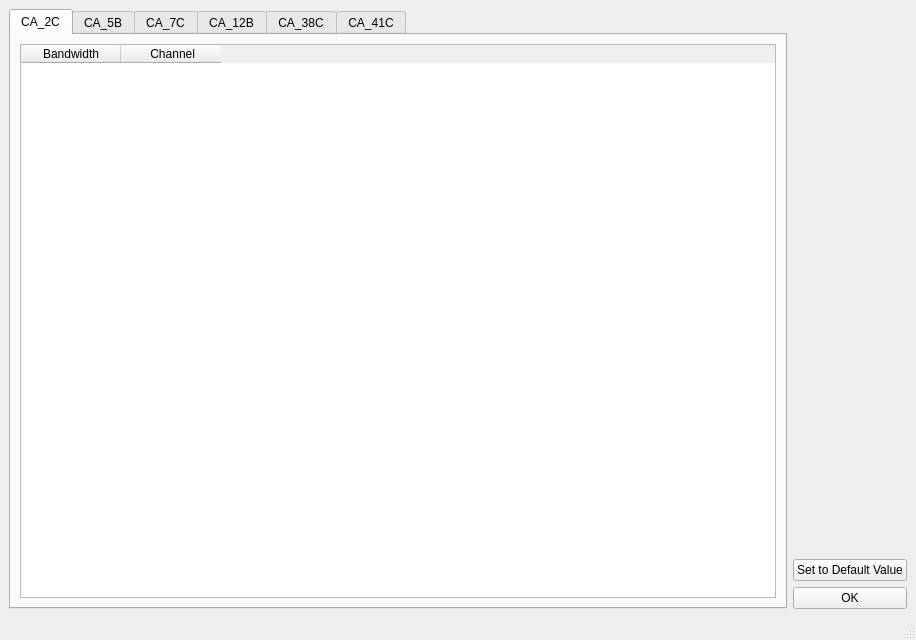
<?xml version="1.0" encoding="UTF-8"?>
<ui version="4.0">
 <class>MainWindow_CA_Freq_Editor</class>
 <widget class="QMainWindow" name="MainWindow_CA_Freq_Editor">
  <property name="geometry">
   <rect>
    <x>0</x>
    <y>0</y>
    <width>916</width>
    <height>640</height>
   </rect>
  </property>
  <property name="windowTitle">
   <string>MainWindow</string>
  </property>
  <widget class="QWidget" name="centralwidget">
   <layout class="QHBoxLayout" name="horizontalLayout_2">
    <item>
     <layout class="QHBoxLayout" name="horizontalLayout">
      <item>
       <widget class="QTabWidget" name="tabWidget">
        <property name="currentIndex">
         <number>0</number>
        </property>
        <widget class="QWidget" name="tab">
         <attribute name="title">
          <string>CA_2C</string>
         </attribute>
         <layout class="QVBoxLayout" name="verticalLayout_2">
          <item>
           <widget class="QTableWidget" name="tableWidget_2C">
            <column>
             <property name="text">
              <string>Bandwidth</string>
             </property>
            </column>
            <column>
             <property name="text">
              <string> Channel</string>
             </property>
            </column>
           </widget>
          </item>
         </layout>
        </widget>
        <widget class="QWidget" name="tab_2">
         <attribute name="title">
          <string>CA_5B</string>
         </attribute>
         <layout class="QHBoxLayout" name="horizontalLayout_3">
          <item>
           <widget class="QTableWidget" name="tableWidget_5B">
            <column>
             <property name="text">
              <string>Bandwidth</string>
             </property>
            </column>
            <column>
             <property name="text">
              <string> Channel</string>
             </property>
            </column>
           </widget>
          </item>
         </layout>
        </widget>
        <widget class="QWidget" name="CA_7C">
         <attribute name="title">
          <string>CA_7C</string>
         </attribute>
         <layout class="QHBoxLayout" name="horizontalLayout_4">
          <item>
           <widget class="QTableWidget" name="tableWidget_7C">
            <column>
             <property name="text">
              <string>New Column</string>
             </property>
            </column>
            <column>
             <property name="text">
              <string>Bandwidth</string>
             </property>
            </column>
           </widget>
          </item>
         </layout>
        </widget>
        <widget class="QWidget" name="tab_3">
         <attribute name="title">
          <string>CA_12B</string>
         </attribute>
         <layout class="QHBoxLayout" name="horizontalLayout_5">
          <item>
           <widget class="QTableWidget" name="tableWidget_12B">
            <column>
             <property name="text">
              <string>New Column</string>
             </property>
            </column>
            <column>
             <property name="text">
              <string>Bandwidth</string>
             </property>
            </column>
           </widget>
          </item>
         </layout>
        </widget>
        <widget class="QWidget" name="tab_4">
         <attribute name="title">
          <string>CA_38C</string>
         </attribute>
         <layout class="QHBoxLayout" name="horizontalLayout_6">
          <item>
           <widget class="QTableWidget" name="tableWidget_38C">
            <column>
             <property name="text">
              <string>New Column</string>
             </property>
            </column>
            <column>
             <property name="text">
              <string>Bandwidth</string>
             </property>
            </column>
           </widget>
          </item>
         </layout>
        </widget>
        <widget class="QWidget" name="tab_5">
         <attribute name="title">
          <string>CA_41C</string>
         </attribute>
         <layout class="QHBoxLayout" name="horizontalLayout_7">
          <item>
           <widget class="QTableWidget" name="tableWidget_41C">
            <column>
             <property name="text">
              <string>New Column</string>
             </property>
            </column>
            <column>
             <property name="text">
              <string>Bandwidth</string>
             </property>
            </column>
           </widget>
          </item>
         </layout>
        </widget>
       </widget>
      </item>
      <item>
       <layout class="QVBoxLayout" name="verticalLayout">
        <item>
         <spacer name="verticalSpacer">
          <property name="orientation">
           <enum>Qt::Vertical</enum>
          </property>
          <property name="sizeType">
           <enum>QSizePolicy::Expanding</enum>
          </property>
          <property name="sizeHint" stdset="0">
           <size>
            <width>20</width>
            <height>100</height>
           </size>
          </property>
         </spacer>
        </item>
        <item>
         <widget class="QPushButton" name="pushButton_setdefaultvalue">
          <property name="text">
           <string>Set to Default Value</string>
          </property>
         </widget>
        </item>
        <item>
         <widget class="QPushButton" name="pushButton_ok">
          <property name="text">
           <string>OK</string>
          </property>
         </widget>
        </item>
       </layout>
      </item>
     </layout>
    </item>
   </layout>
  </widget>
  <widget class="QMenuBar" name="menubar">
   <property name="geometry">
    <rect>
     <x>0</x>
     <y>0</y>
     <width>916</width>
     <height>26</height>
    </rect>
   </property>
  </widget>
  <widget class="QStatusBar" name="statusbar"/>
 </widget>
 <resources/>
 <connections/>
</ui>
